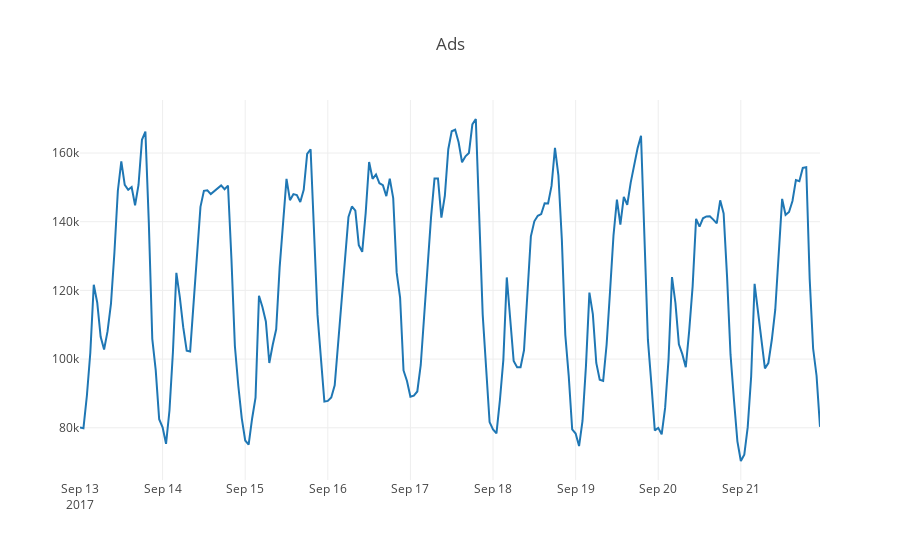
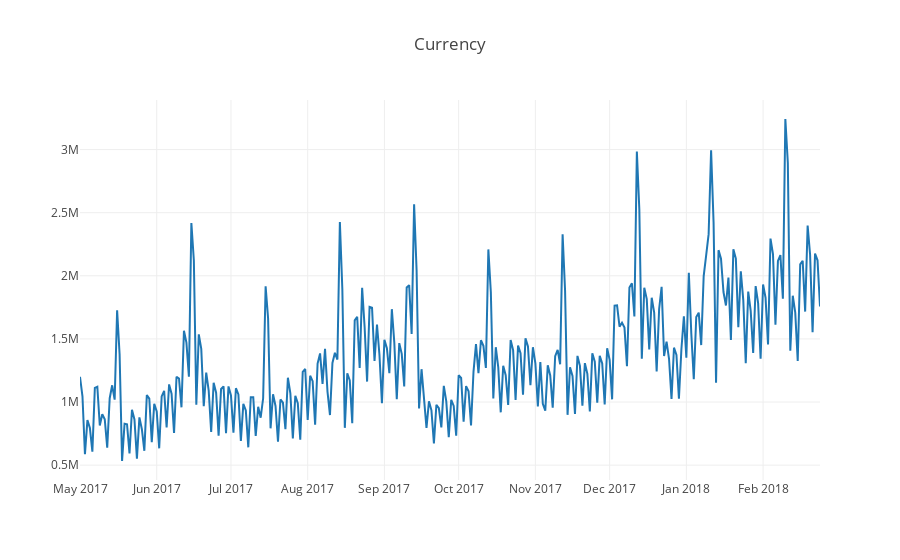

The cell these charts' notebook holds for them, in order:
### Markdown cell above
C какими временными рядами будем работать

### Code cell
ads = pd.read_csv('data/ads.csv', index_col=['Time'], parse_dates=['Time'])
currency = pd.read_csv('data/currency.csv', index_col=['Time'], parse_dates=['Time'])
plotTimeseries(ads, title = "Ads")
plotTimeseries(currency, title = "Currency")

### Figure 1 — Plotly figure (JSON) as saved in the notebook; plotly's stock layout.template omitted (floating-point values rounded to 4 significant figures; data arrays with more than 128 entries replaced by an {"elided": "..."} marker saying what was removed)
{"data": [{"mode": "lines", "name": "Ads", "type": "scatter", "x": {"elided": "216 str values"}, "y": {"elided": "216 int values"}}], "layout": {"title": "Ads"}}

### Figure 2 — Plotly figure (JSON) as saved in the notebook; plotly's stock layout.template omitted (floating-point values rounded to 4 significant figures; data arrays with more than 128 entries replaced by an {"elided": "..."} marker saying what was removed)
{"data": [{"mode": "lines", "name": "GEMS_GEMS_SPENT", "type": "scatter", "x": {"elided": "300 str values"}, "y": {"elided": "300 int values"}}], "layout": {"title": "Currency"}}
